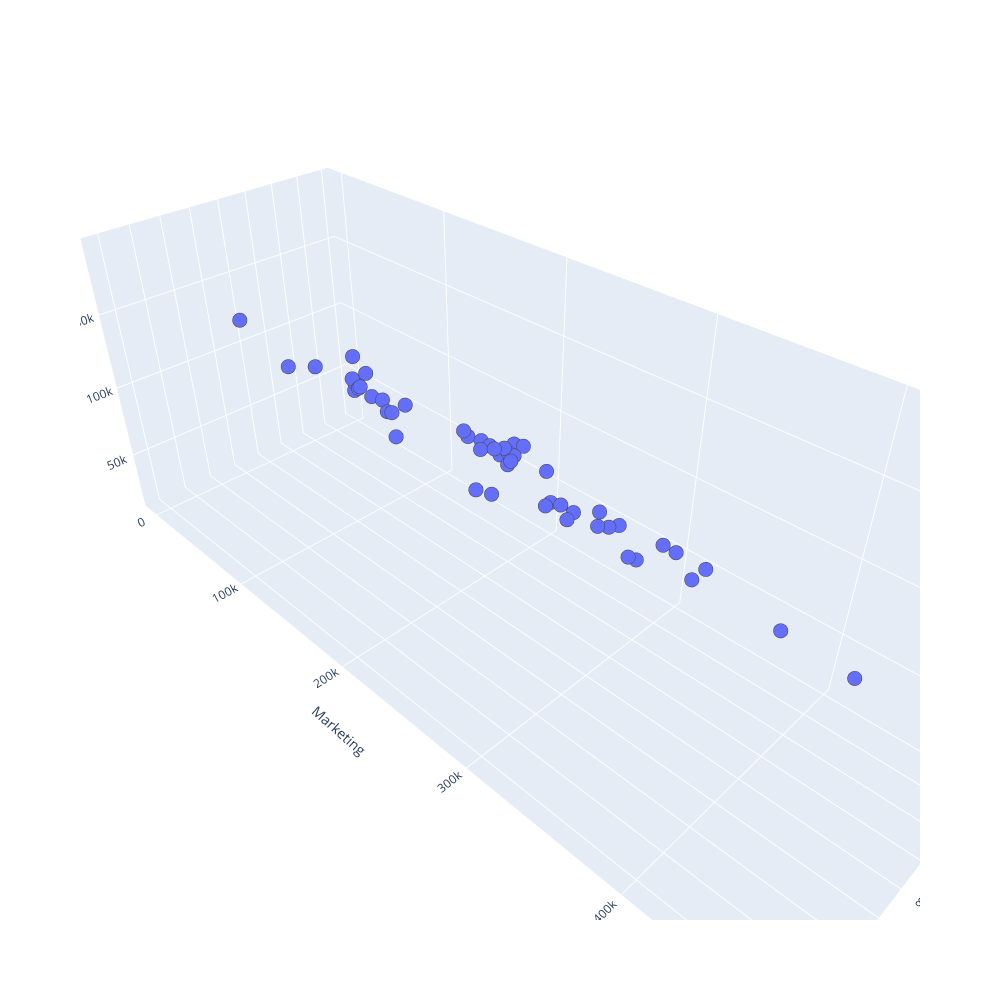

Notebook code cell kept with this figure:
### Code cell
import plotly.express as px

fig = px.scatter_3d(df, x='R&D', y='Marketing', z='Profit', width=1000, height=1000)
fig.update_traces(marker=dict(size=5, line=dict(width=1)), selector=dict(mode='markers'))
fig.show()
